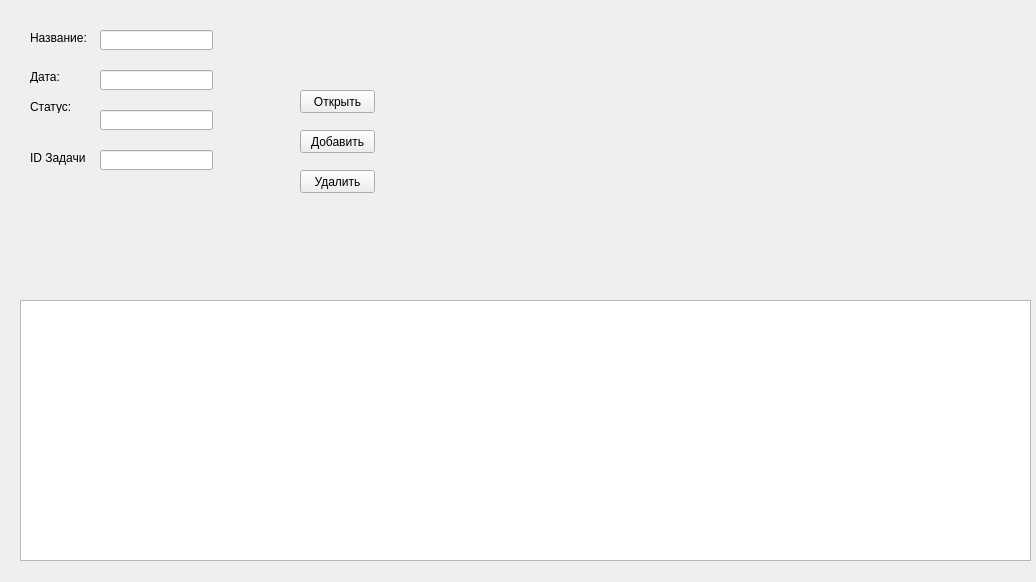
<?xml version="1.0" encoding="UTF-8"?>
<ui version="4.0">
 <class>Form</class>
 <widget class="QWidget" name="Form">
  <property name="geometry">
   <rect>
    <x>0</x>
    <y>0</y>
    <width>1036</width>
    <height>582</height>
   </rect>
  </property>
  <property name="windowTitle">
   <string>Otcheti</string>
  </property>
  <widget class="QTableWidget" name="twotcheti">
   <property name="geometry">
    <rect>
     <x>20</x>
     <y>300</y>
     <width>1011</width>
     <height>261</height>
    </rect>
   </property>
  </widget>
  <widget class="QLabel" name="label">
   <property name="geometry">
    <rect>
     <x>30</x>
     <y>30</y>
     <width>61</width>
     <height>16</height>
    </rect>
   </property>
   <property name="text">
    <string>Название:</string>
   </property>
  </widget>
  <widget class="QLabel" name="label_2">
   <property name="geometry">
    <rect>
     <x>30</x>
     <y>70</y>
     <width>47</width>
     <height>13</height>
    </rect>
   </property>
   <property name="text">
    <string>Дата:</string>
   </property>
  </widget>
  <widget class="QLabel" name="label_3">
   <property name="geometry">
    <rect>
     <x>30</x>
     <y>100</y>
     <width>47</width>
     <height>13</height>
    </rect>
   </property>
   <property name="text">
    <string>Статус:</string>
   </property>
  </widget>
  <widget class="QLabel" name="label_4">
   <property name="geometry">
    <rect>
     <x>30</x>
     <y>150</y>
     <width>61</width>
     <height>16</height>
    </rect>
   </property>
   <property name="text">
    <string>ID Задачи</string>
   </property>
  </widget>
  <widget class="QLineEdit" name="lnazvanie">
   <property name="geometry">
    <rect>
     <x>100</x>
     <y>30</y>
     <width>113</width>
     <height>20</height>
    </rect>
   </property>
  </widget>
  <widget class="QLineEdit" name="ldata">
   <property name="geometry">
    <rect>
     <x>100</x>
     <y>70</y>
     <width>113</width>
     <height>20</height>
    </rect>
   </property>
  </widget>
  <widget class="QLineEdit" name="lstatus">
   <property name="geometry">
    <rect>
     <x>100</x>
     <y>110</y>
     <width>113</width>
     <height>20</height>
    </rect>
   </property>
  </widget>
  <widget class="QLineEdit" name="lidzadaci">
   <property name="geometry">
    <rect>
     <x>100</x>
     <y>150</y>
     <width>113</width>
     <height>20</height>
    </rect>
   </property>
  </widget>
  <widget class="QPushButton" name="pbopen">
   <property name="geometry">
    <rect>
     <x>300</x>
     <y>90</y>
     <width>75</width>
     <height>23</height>
    </rect>
   </property>
   <property name="text">
    <string>Открыть</string>
   </property>
  </widget>
  <widget class="QPushButton" name="pbinsert">
   <property name="geometry">
    <rect>
     <x>300</x>
     <y>130</y>
     <width>75</width>
     <height>23</height>
    </rect>
   </property>
   <property name="text">
    <string>Добавить</string>
   </property>
  </widget>
  <widget class="QPushButton" name="pbdelete">
   <property name="geometry">
    <rect>
     <x>300</x>
     <y>170</y>
     <width>75</width>
     <height>23</height>
    </rect>
   </property>
   <property name="text">
    <string>Удалить</string>
   </property>
  </widget>
 </widget>
 <resources/>
 <connections/>
</ui>
